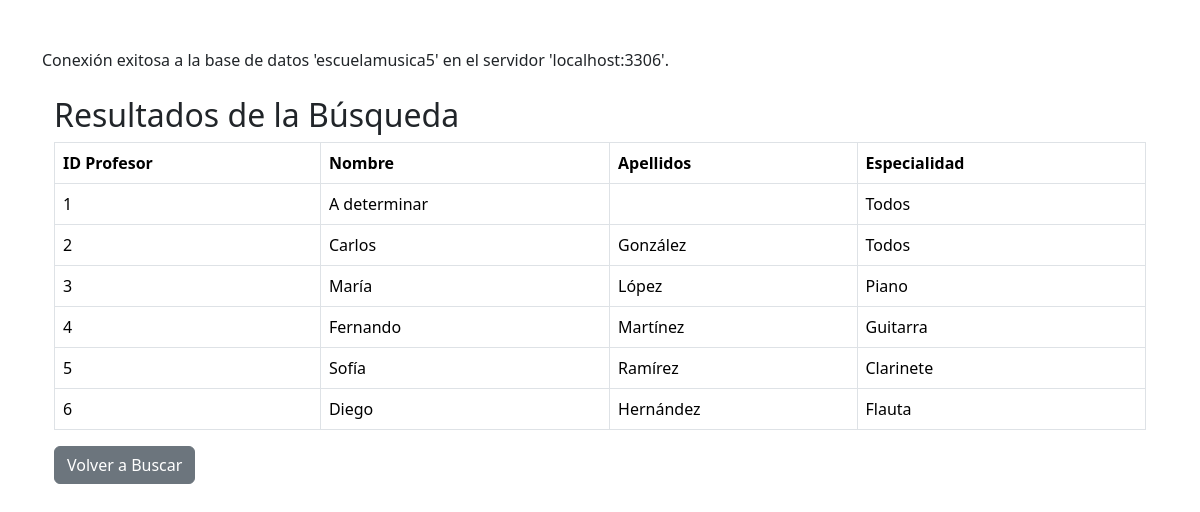
The app's page /profesores/procesar_busFiltroProf.php, older data.
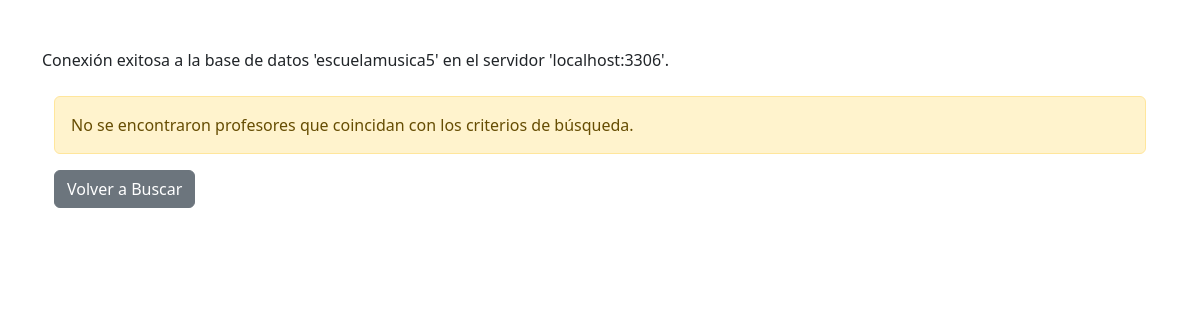
The same page, newer data.
### tables this page shows
CREATE TABLE Profesores (
    id_profesor INT AUTO_INCREMENT PRIMARY KEY,
    dni VARCHAR(9) NOT NULL UNIQUE,   
    nombre VARCHAR(100) NOT NULL,
    apellidos VARCHAR(100) NOT NULL,
    id_especialidad INT,
    telefono VARCHAR(15),
    email VARCHAR(100),
    FOREIGN KEY (id_especialidad) REFERENCES Especialidades(id_especialidad)
);

CREATE TABLE Especialidades (
    id_especialidad INT AUTO_INCREMENT PRIMARY KEY,
    nombre VARCHAR(100) NOT NULL UNIQUE
);

### profesores/procesar_busFiltroProf.php (the view, shortened to what this page needs)
<!DOCTYPE html>
<html lang="es">
<head>
    <link href="../css/bootstrap.min.css" rel="stylesheet">
</head>
<body class="container mt-5">
<?php
include('../includes/conexion.php');
$sql = "SELECT P.id_profesor, P.nombre, P.apellidos, E.nombre AS especialidad
        FROM Profesores P
        LEFT JOIN Especialidades E ON P.id_especialidad = E.id_especialidad
        WHERE 1=1";
$resultado = mysqli_query($conexion, $sql);
if (mysqli_num_rows($resultado) > 0) {
    echo "<div class='container mt-4'>";
    echo "<h2>Resultados de la Búsqueda</h2>";
    echo "<table class='table table-bordered'>";
    echo "<thead><tr><th>ID Profesor</th><th>Nombre</th><th>Apellidos</th><th>Especialidad</th></tr></thead>";
    echo "<tbody>";
    while ($row = mysqli_fetch_assoc($resultado)) {
        echo "<tr>";
        echo "<td>" . $row['id_profesor'] . "</td>";
        echo "<td>" . $row['nombre'] . "</td>";
        echo "<td>" . $row['apellidos'] . "</td>";
        echo "<td>" . ($row['especialidad'] ? $row['especialidad'] : 'No asignada') . "</td>";
        echo "</tr>";
    }
    echo "</tbody></table>";
    echo "<a href='buscarFiltroProf.php' class='btn btn-secondary'>Volver a Buscar</a>";
    echo "</div>";
} else {
    echo "<div class='container mt-4'>";
    echo "<div class='alert alert-warning' role='alert'>No se encontraron profesores que coincidan con los criterios de búsqueda.</div>";
    echo "<a href='buscarFiltroProf.php' class='btn btn-secondary'>Volver a Buscar</a>";
    echo "</div>";
}
?>
</body>
</html>

### includes/conexion.php (shortened to what this page needs)
<?php
$servidor = "localhost:3306";
$nombre_base_datos = "escuelamusica5";
 echo "Conexión exitosa a la base de datos '$nombre_base_datos' en el servidor '$servidor'.";
?>

Row changes from the older to the newer data that the page shows:
removed profesores: id_profesor "1", nombre "A determinar", id_especialidad.nombre "Todos"
removed profesores: id_profesor "2", nombre "Carlos", apellidos "González", id_especialidad.nombre "Todos"
removed profesores: id_profesor "3", nombre "María", apellidos "López", id_especialidad.nombre "Piano"
removed profesores: id_profesor "4", nombre "Fernando", apellidos "Martínez", id_especialidad.nombre "Guitarra"
removed profesores: id_profesor "5", nombre "Sofía", apellidos "Ramírez", id_especialidad.nombre "Clarinete"
removed profesores: id_profesor "6", nombre "Diego", apellidos "Hernández", id_especialidad.nombre "Flauta"
Text that changed along with them:
text no longer shown: "Resultados de la Búsqueda ID Profesor Nombre Apellidos Especialidad"
text now shown: "No se encontraron profesores que coincidan con los criterios de búsqueda."
